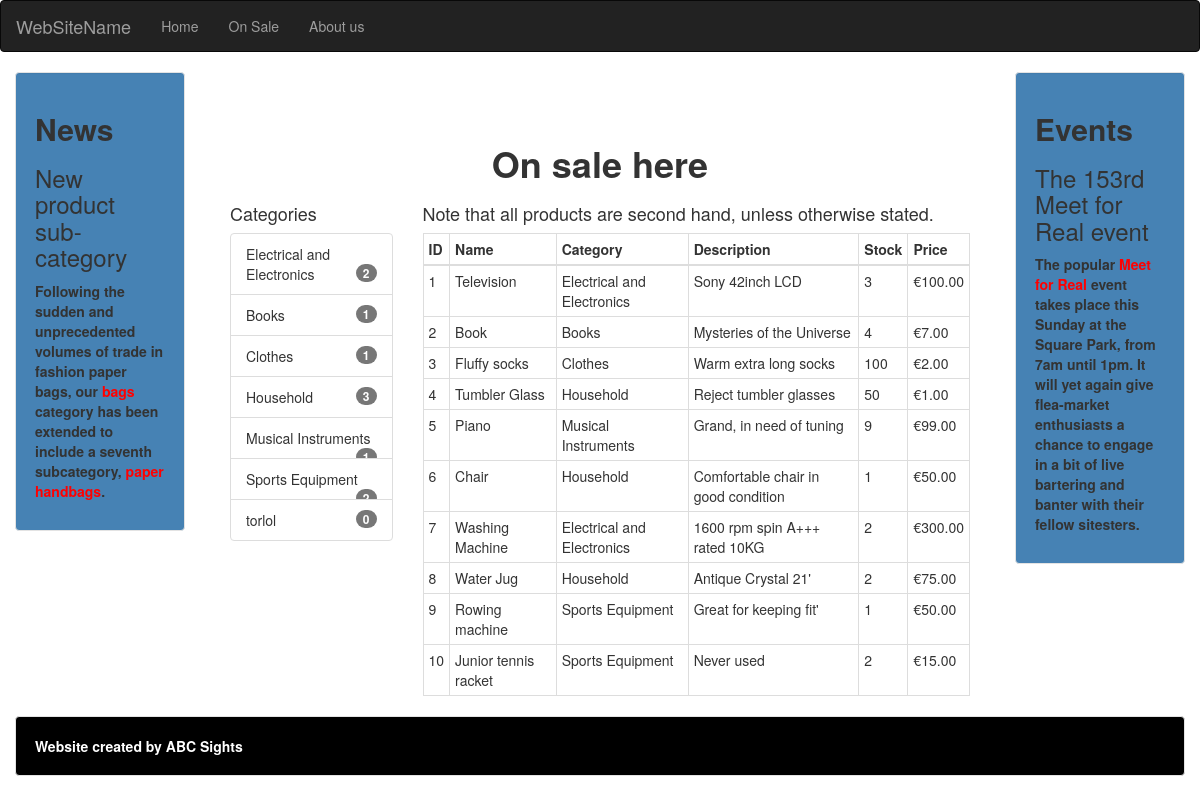
The page / on the database its author committed.
### shop/models.py (models this page shows, shortened)
class Category(models.Model):
    name = models.TextField()
    def __str__(self):
        return self.name

class Product(models.Model):
     name = models.TextField()
     category = models.ForeignKey(Category, on_delete=models.CASCADE)
     description = models.TextField()
     stock = models.IntegerField()
     price = models.DecimalField(max_digits=10,decimal_places=2)

### shop/views.py (the view)
# urls.py: path('', ProductListView.as_view(), name='home'),
class ProductListView(ListView):
    model = Product
    template_name = 'home.html'
    context_object_name = 'all_products_list'
    def categories(self):
        return Category.objects.all()

### templates/home.html
{% extends 'base.html' %}
{% block content %}
<h1>On sale here</h1>
<div class="col-sm-3">
    <h4>Categories</h4>
    <ul class="list-group">
        {% for c in view.categories %}
            <li class="list-group-item catheight"> {{c.name}}
                    <span class="badge">{{c.product_set.all|length}}</span>
            </li>
            {% endfor %}
    </ul>
</div>
<div class="col-sm-9">
    <h4>Note that all products are second hand, unless otherwise stated.</h4>
    <table class="table table-bordered table-hover table-condensed">
        <thead>
            <tr>
                <th>ID</th>
                <th>Name</th>
                <th>Category</th>
                <th>Description</th>
                <th>Stock</th>
                <th>Price</th>
            </tr>
        </thead>
        <tbody>
            {% for product in all_products_list %}
            <tr>
                <td>{{product.id}}</td>
                <td>{{product.name}}</td>
                <td>{{product.category}}</td>
                <td>{{product.description}}</td>
                <td>{{product.stock}}</td>
                <td>&euro;{{product.price}}</td>
            </tr>
            {% endfor %}
        </tbody>
    </table>
</div>
{% endblock content %}

### templates/base.html (shortened to what this page needs)
<!DOCTYPE html>
<html>
    <head>
	<link rel="stylesheet" href="https://maxcdn.bootstrapcdn.com/bootstrap/3.3.7/css/bootstrap.min.css">
    </head>
    <body>
	<nav class="navbar navbar-inverse">
	    <div class="container-fluid">
		<div class="navbar-header">
		    <a class="navbar-brand" href="#">WebSiteName</a>
		</div>
		<ul class="nav navbar-nav">
            <li @if(pagename == "Home") {class="active"}><a href="{% url 'home'%}">Home</a></li>
		    <li @if(pagename == "On Sale") {class="active"}><a href="">On Sale</a></li>
		    <li @if(pagename == "About") {class="active"}><a href="">About us</a></li>
		</ul>
	    </div>
	</nav>
	<div class="container-fluid">
	    <div class="row">
		<div class="col-sm-2">
		    <div class="well sidecol">
			<h2>News</h2>
			<h3>New product sub-category</h3>
			<p>Following the sudden and unprecedented volumes of trade in fashion paper bags, our <span class="redtext">bags</span> category has been extended to include a seventh subcategory, <span class="redtext">paper handbags</span>.
		    </div>
		</div>
		<div class="col-sm-8">
		    <div class="midcol">
                {% block content %}
                {% endblock content %}
		    </div>
		</div>
		<div class="col-sm-2">
		    <div class="well sidecol">
			<h2>Events</h2>
			<h3>The 153rd Meet for Real event</h3>
			<p>The popular <span class="redtext">Meet for Real</span> event takes place this Sunday at the Square Park, from 7am until 1pm. It will yet again give flea-market enthusiasts a chance to engage in a bit of live bartering and banter with their fellow sitesters.</p>
		    </div>
		</div>
	    </div>
	    <div class="row">
		<div class="col-sm-12">
		    <div class="well footer">
			Website created by ABC Sights
		    </div>
		</div>
	    </div>
	</div>
    </body>
</html>

### templates/base.html (style rules this page uses)
.footer { font-weight: bold; color: white; background-color: black; }
.sidecol { font-weight: bold; background-color: steelblue; }
.sidecol h2 { font-weight: bold; }
.midcol h1 { margin-top: 2em; text-align: center; font-weight: bold; }
.redtext { color: red; }

### rows shown on the page
Category: name "Electrical and Electronics", product_set.all|length "2"
Category: name "Books", product_set.all|length "1"
Category: name "Clothes", product_set.all|length "1"
Category: name "Household", product_set.all|length "3"
Category: name "Musical Instruments", product_set.all|length "1"
Category: name "Sports Equipment", product_set.all|length "2"
Category: name "torlol", product_set.all|length "0"
Product: id "1", name "Television", category "Electrical and Electronics", description "Sony 42inch LCD", stock "3", price "100.00"
Product: id "2", name "Book", category "Books", description "Mysteries of the Universe", stock "4", price "7.00"
Product: id "3", name "Fluffy socks", category "Clothes", description "Warm extra long socks", stock "100", price "2.00"
Product: id "4", name "Tumbler Glass", category "Household", description "Reject tumbler glasses", stock "50", price "1.00"
Product: id "5", name "Piano", category "Musical Instruments", description "Grand, in need of tuning", stock "9", price "99.00"
Product: id "6", name "Chair", category "Household", description "Comfortable chair in good condition", stock "1", price "50.00"
Product: id "7", name "Washing Machine", category "Electrical and Electronics", description "1600 rpm spin A+++ rated 10KG", stock "2", price "300.00"
Product: id "8", name "Water Jug", category "Household", description "Antique Crystal 21'", stock "2", price "75.00"
Product: id "9", name "Rowing machine", category "Sports Equipment", description "Great for keeping fit'", stock "1", price "50.00"
Product: id "10", name "Junior tennis racket", category "Sports Equipment", description "Never used", stock "2", price "15.00"
